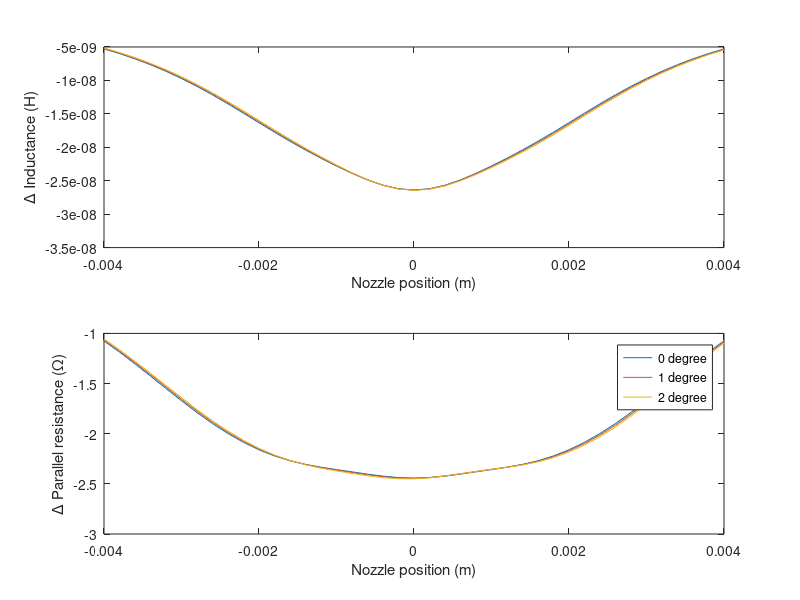
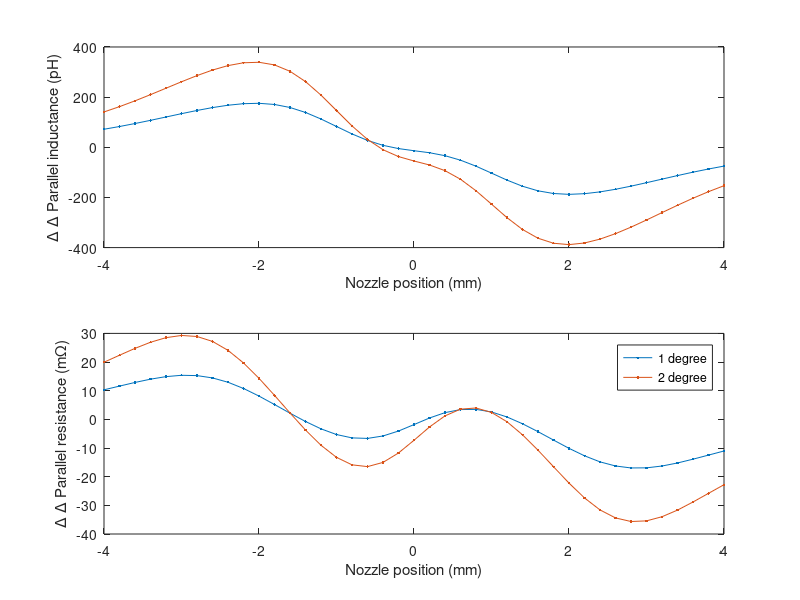

These figures' MATLAB source, in order: (Note: this script raises an error after producing the figures.)
clear all
close all

load("sim_result_0mu_offset_hr2.mat")

dLp = (imag(dZ).^2+real(dZ).^2)./imag(dZ)./f/2/pi;
dRp = (imag(dZ).^2+real(dZ).^2)./real(dZ);
dltot = zeros(3,13);
figure
ax1 = subplot(2,1,1);
plot(xpos,dLp)
ylabel('\Delta Inductance (H)')
xlabel('Nozzle position (m)')
hold on
ax2 = subplot(2,1,2);
plot(xpos,dRp)
ylabel('\Delta Parallel resistance (\Omega)')
xlabel('Nozzle position (m)')
hold on
dLptot(1,:) = dLp;
dRptot(1,:) = dRp;

load("sim_result_1deg_rotation_hr2.mat")
dLp = (imag(dZ).^2+real(dZ).^2)./imag(dZ)./f/2/pi;
dRp = (imag(dZ).^2+real(dZ).^2)./real(dZ);
subplot(ax1)
plot(xpos,dLp)
ylabel('\Delta Parallel Inductance (H)')
xlabel('Nozzle position (m)')
hold on
subplot(ax2)
plot(xpos,dRp)
ylabel('\Delta Parallel resistance (\Omega)')
xlabel('Nozzle position (m)')
hold on
dLptot(2,:) = dLp;
dRptot(2,:) = dRp;

load("sim_result_2deg_rotation_hr2.mat")
dLp = (imag(dZ).^2+real(dZ).^2)./imag(dZ)./f/2/pi;
dRp = (imag(dZ).^2+real(dZ).^2)./real(dZ);
subplot(ax1)
plot(xpos,dLp)
ylabel('\Delta Inductance (H)')
xlabel('Nozzle position (m)')
hold on
%legend('no offset','50mu offset', '100mu offset')
subplot(ax2)
plot(xpos,dRp)
ylabel('\Delta Parallel resistance (\Omega)')
xlabel('Nozzle position (m)')
hold on
legend('0 degree','1 degree', '2 degree')
dLptot(3,:) = dLp;
dRptot(3,:) = dRp;
set(gcf,'Position',[0,100,450,600])


style = '- .'

ddLp1 = dLptot(2,:)-dLptot(1,:)
ddRp1 = dRptot(2,:)-dRptot(1,:)
figure
ax1 = subplot(2,1,1);
plot(xpos*1e3,ddLp1*1e12,style)
ylabel('\Delta \Delta Parallel inductance (pH)')
xlabel('Nozzle position (mm)')
hold on
ax2 = subplot(2,1,2);
plot(xpos*1e3,ddRp1*1e3,style)
ylabel('\Delta \Delta Parallel resistance (m\Omega)')
xlabel('Nozzle position (mm)')

ddLp2 = dLptot(3,:)-dLptot(1,:)
ddRp2 = dRptot(3,:)-dRptot(1,:)
hold on
subplot(ax1)
plot(xpos*1e3,ddLp2*1e12,style)
%ylabel('\Delta\Delta Inductance (H)')
%xlabel('Nozzle position (m)')
hold on
subplot(ax2)
plot(xpos*1e3,ddRp2*1e3,style)
%ylabel('\Delta\Delta Parallel resistance (\Omega)')
%xlabel('Nozzle position (m)')

leg = legend('1 degree', '2 degree')
set(gcf,'Position',[0,100,450,600])
%leg.Position = [0.62794503703308,0.44938889569189,0.277135235219664,0.060833334604899]

export_fig('../Images/inductance_vs_rotation.png', '-dpng', '-transparent', '-r600');

xpos = double(xpos*1000);
dLptot = double(dLptot*1e9);
for i1 = 1:3
    y_min = min(real(dLptot(i1,:)));
    y_max = max(real(dLptot(i1,:)));
    x_avg = mean(xpos);
    x_min = min(xpos);
    b0 = (y_max-y_min)/(x_min-x_avg)^2;
    p0 = double([0 x_avg y_min b0 0 0]);
    
    fun = @(p)(real(dLptot(i1,:))-(p(2) + p(3)*(xpos-p(1)).^2 + p(4)*(xpos-p(1)).^4 + p(5)*(xpos-p(1)).^6 + p(6)*(xpos-p(1)).^8));
    fun(p0)
    pfit = lsqnonlin(fun,p0);
    posL(i1) = pfit(1);
end

%xpos = double(xpos*1000);
dRptot = double(dRptot*1e3);
for i1 = 1:3
    y_min = min(real(dRptot(i1,:)));
    y_max = max(real(dRptot(i1,:)));
    x_avg = mean(xpos);
    x_min = min(xpos);
    b0 = (y_max-y_min)/(x_min-x_avg)^2;
    p0 = double([0 x_avg y_min b0 0 0]);
    
    fun = @(p)(real(dRptot(i1,:))-(p(2) + p(3)*(xpos-p(1)).^2 + p(4)*(xpos-p(1)).^4 + p(5)*(xpos-p(1)).^6 + p(6)*(xpos-p(1)).^8));
    fun(p0)
    pfit = lsqnonlin(fun,p0);
    posR(i1) = pfit(1);
end

